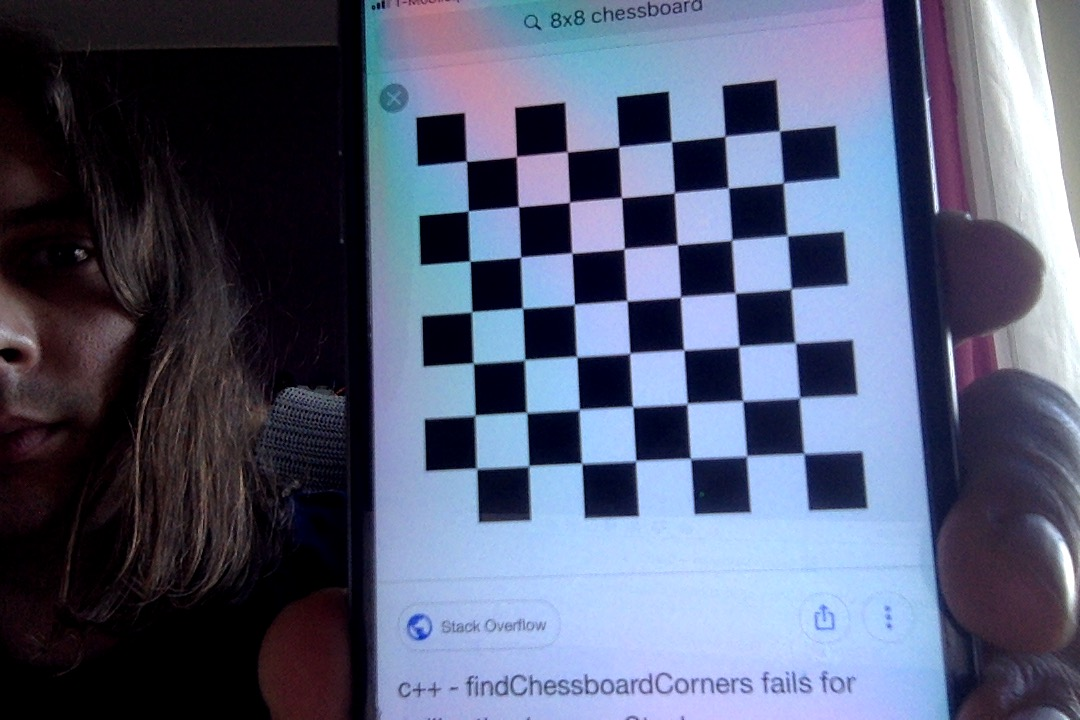
#> input picture chessboards/Zdjęcie, 25.04.2018 o 17.05 #2.jpg, 1080 x 720 px; its folder holds only this picture in this run
$ python calibration.py
#> lines starting #> are read from the running program, lines starting #| are printed output that depends on the picture; after the words box and inside, x2 and y2 are one past the last pixel; in counts of white or black regions, pixels touching at a corner belong together
import numpy as np
import cv2
import glob
import pickle
calibration = open(r'calibration.pkl', 'wb')

# termination criteria
criteria = (cv2.TERM_CRITERIA_EPS + cv2.TERM_CRITERIA_MAX_ITER, 30, 0.001)

# prepare object points, like (0,0,0), (1,0,0), (2,0,0) ....,(6,5,0)
objp = np.zeros((7*7,3), np.float32)
objp[:,:2] = np.mgrid[0:7,0:7].T.reshape(-1,2)

# Arrays to store object points and image points from all the images.
objpoints = [] # 3d point in real world space
imgpoints = [] # 2d points in image plane.

images = glob.glob('chessboards/*.jpg')

for fname in images:
    img = cv2.imread(fname)
#> img is the input picture: shape (720, 1080, 3); mean B, G, R 115.7, 91.4, 85
    gray = cv2.cvtColor(img,cv2.COLOR_BGR2GRAY)
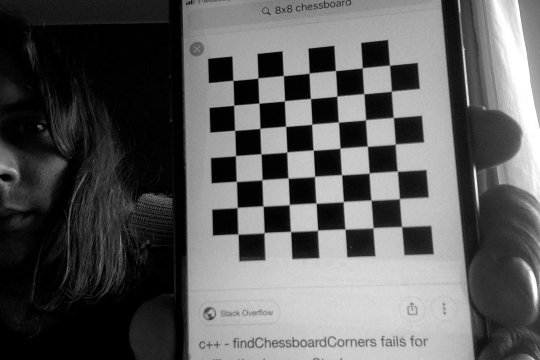
#> gray: shape (720, 1080) (shown at 1/2 size); min 0, max 255, mean 92.3

    # Find the chess board corners
    ret, corners = cv2.findChessboardCorners(gray, (7,7), None)
#> ret = True; corners = 49 rows, first 8: [779.4, 131], [783.3, 183], [787.8, 236.2], [791.7, 288.4], [795.8, 343.5], [800.7, 396.9], [804.5, 453.5], [724.7, 136.6]

    # If found, add object points, image points (after refining them)
    if ret == True:
        objpoints.append(objp)

        corners2 = cv2.cornerSubPix(gray,corners,(11,11),(-1,-1),criteria)
#> corners2 = 49 rows, first 8: [779.5, 130.8], [783.3, 182.8], [787.3, 235.6], [791, 288.9], [795.2, 342.9], [799.5, 397.6], [803.8, 453.5], [724.9, 136.3]
        imgpoints.append(corners2)

        # Draw and display the corners
        img = cv2.drawChessboardCorners(img, (7,7), corners2,ret)
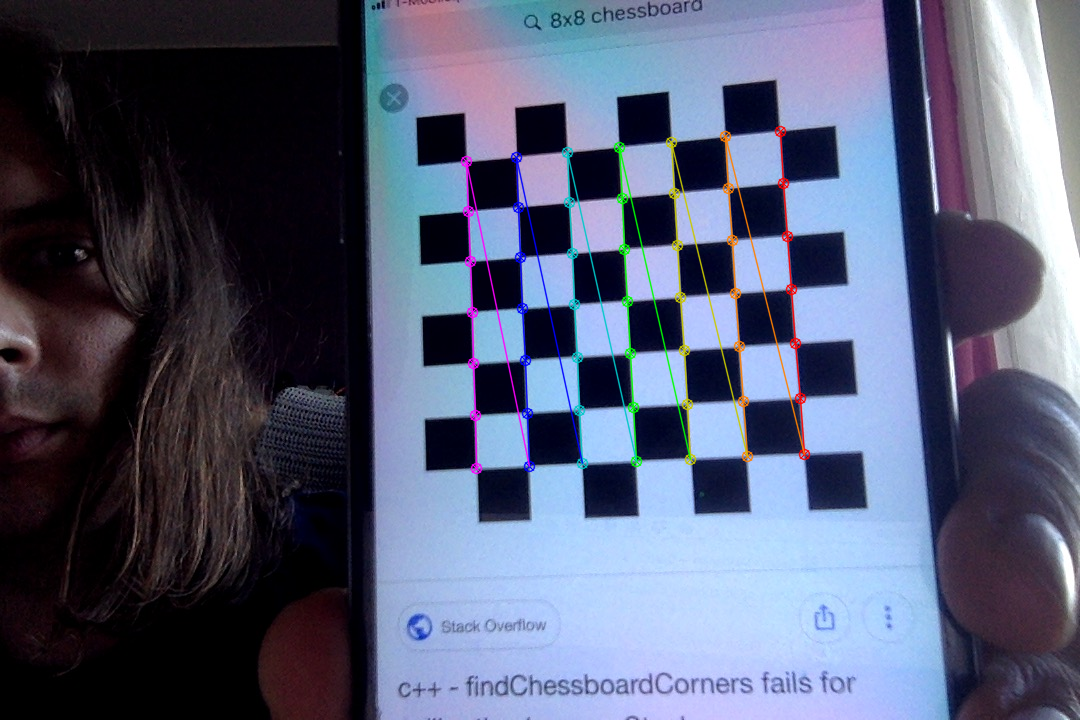
#> img: shape (720, 1080, 3); 2.08% of pixels changed, all inside (x1, y1, x2, y2) = (460, 125, 811, 475)
        cv2.imshow('img',img)
        cv2.waitKey(500)

ret = cv2.calibrateCamera(objpoints, imgpoints, gray.shape[::-1],None, None)
#> ret = (0.0854, [[1101.3, 0, 558.3], [0, 1092.8, 315.4], [0, 0, 1]], [[0.131, -0.0534, -0.00403, -0.000301, -5.78]], ([0.0203, 0.25, 1.51],), ([4.11, -3.45, 20.6],))
pickle.dump(ret, calibration)
calibration.close()

cv2.destroyAllWindows()

$ run again, on chessboards/Zdjęcie, 25.04.2018 o 17.05.jpg
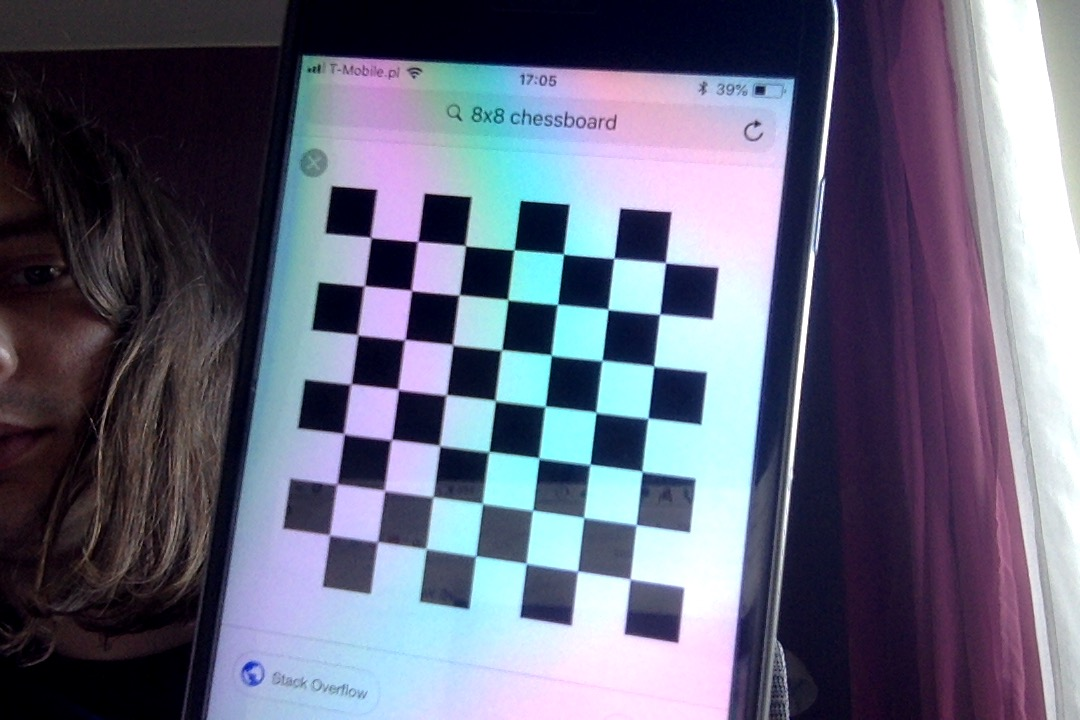
#> input picture chessboards/Zdjęcie, 25.04.2018 o 17.05.jpg, 1080 x 720 px
#> img is the input picture: shape (720, 1080, 3); mean B, G, R 124, 104.3, 102.3
#> `gray = cv2.cvtColor(img,cv2.COLOR_BGR2GRAY)`:
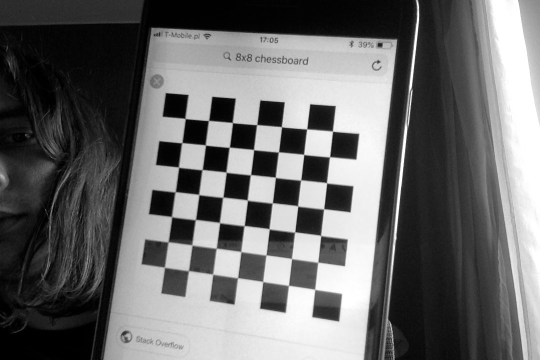
#> gray: shape (720, 1080) (shown at 1/2 size); min 0, max 255, mean 106
#> `ret, corners = cv2.findChessboardCorners(gray, (7,7), None)`: ret = True; corners = 49 rows, first 8: [371.2, 237.5], [418.3, 241.1], [465.9, 246], [514.2, 249.6], [563.6, 253.9], [614, 258.1], [665.7, 263.2], [365.2, 285.2]
#> corners2 = 49 rows, first 8: [370.8, 237.4], [417.6, 241.4], [465.3, 245.6], [513.9, 249.8], [563.4, 254], [613.9, 258.4], [665.5, 262.8], [364.3, 285.8]
#> `img = cv2.drawChessboardCorners(img, (7,7), corners2,ret)`:
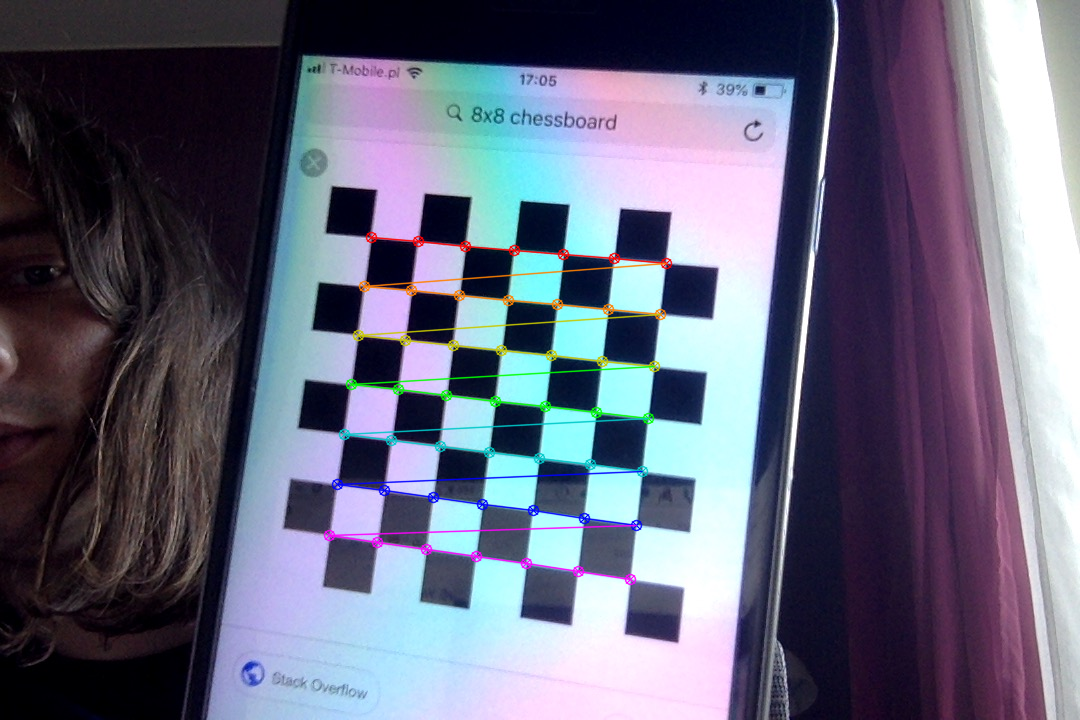
#> img: shape (720, 1080, 3); 2.02% of pixels changed, all inside (x1, y1, x2, y2) = (323, 231, 673, 586)
#> `ret = cv2.calibrateCamera(objpoints, imgpoints, gray.shape[::-1],None,..`: ret = (0.0898, [[893.9, 0, 566], [0, 894.1, 362.8], [0, 0, 1]], [[0.101, -0.805, 0.00516, -0.000692, 4.38]], ([-0.0737, 0.174, 0.113],), ([-3.97, -2.55, 18.22],))

$ run again, on chessboards/Zdjęcie, 25.04.2018 o 17.06 #2.jpg
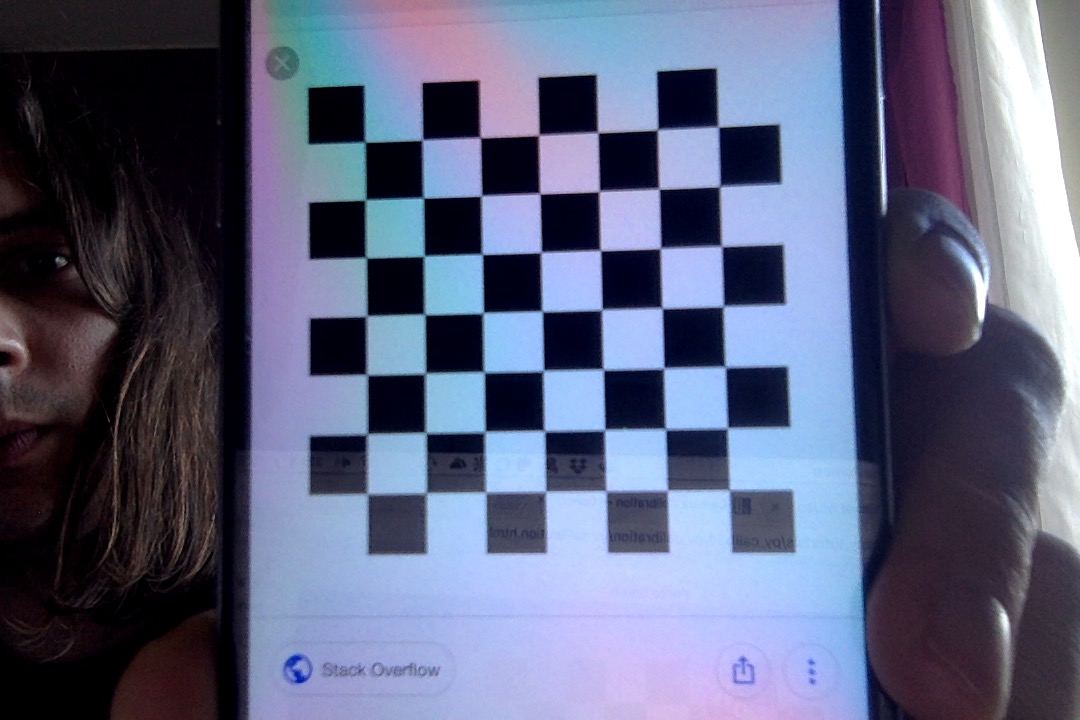
#> input picture chessboards/Zdjęcie, 25.04.2018 o 17.06 #2.jpg, 1080 x 720 px
#> img is the input picture: shape (720, 1080, 3); mean B, G, R 124.7, 97.9, 92.8
#> `gray = cv2.cvtColor(img,cv2.COLOR_BGR2GRAY)`:
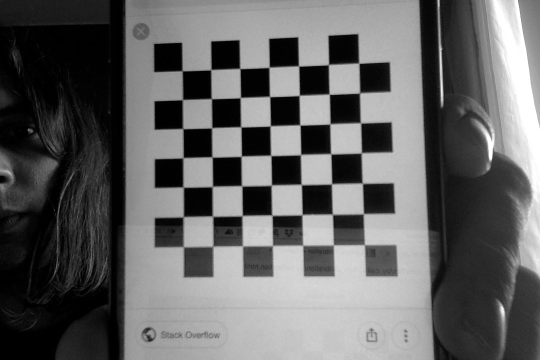
#> gray: shape (720, 1080) (shown at 1/2 size); min 0, max 255, mean 99.4
#> `ret, corners = cv2.findChessboardCorners(gray, (7,7), None)`: ret = True; corners = 49 rows, first 8: [719.1, 127.4], [719.5, 187.7], [722.6, 247.2], [723.2, 306.6], [725, 367], [728, 426.7], [730, 489.7], [657.1, 130.4]
#> corners2 = 49 rows, first 8: [718.3, 126.9], [719.7, 186.5], [721.6, 246.4], [723.2, 306.4], [725.3, 367], [727.3, 428], [729.3, 489.7], [657.5, 129.7]
#> `img = cv2.drawChessboardCorners(img, (7,7), corners2,ret)`:
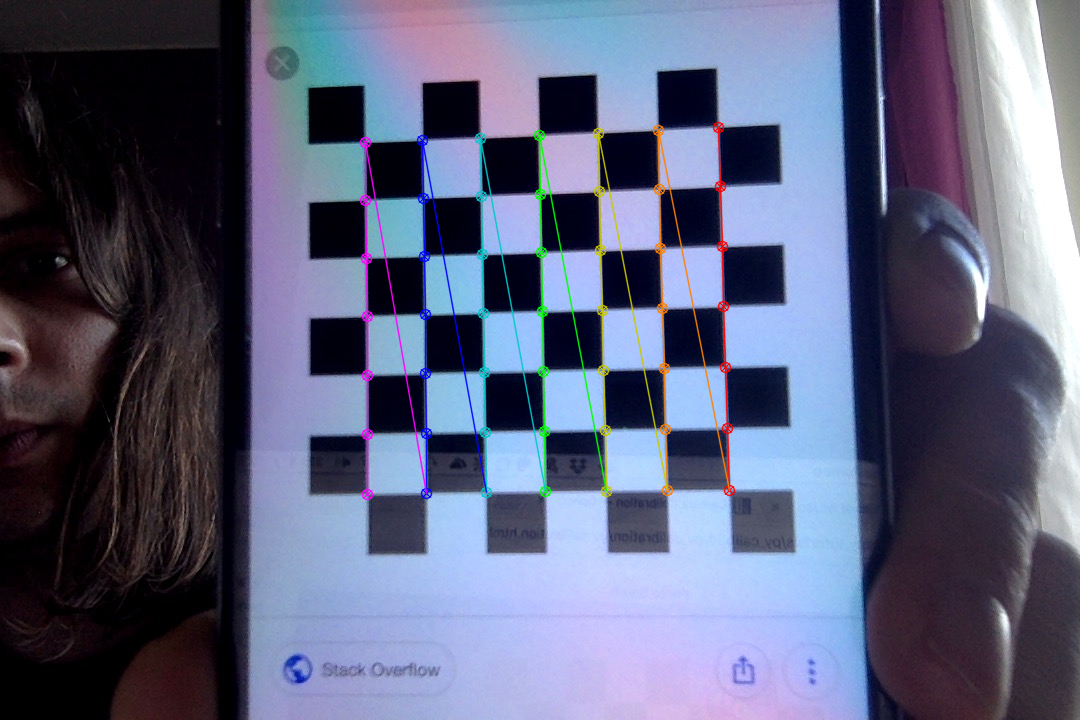
#> img: shape (720, 1080, 3); 2.3% of pixels changed, all inside (x1, y1, x2, y2) = (359, 121, 736, 501)
#> `ret = cv2.calibrateCamera(objpoints, imgpoints, gray.shape[::-1],None,..`: ret = (0.103, [[1439.3, 0, 500.4], [0, 1434.3, 266.1], [0, 0, 1]], [[0.219, 0.0907, -0.0104, -0.00674, -21.26]], ([0.022, 0.185, 1.54],), ([3.62, -2.31, 24.06],))
